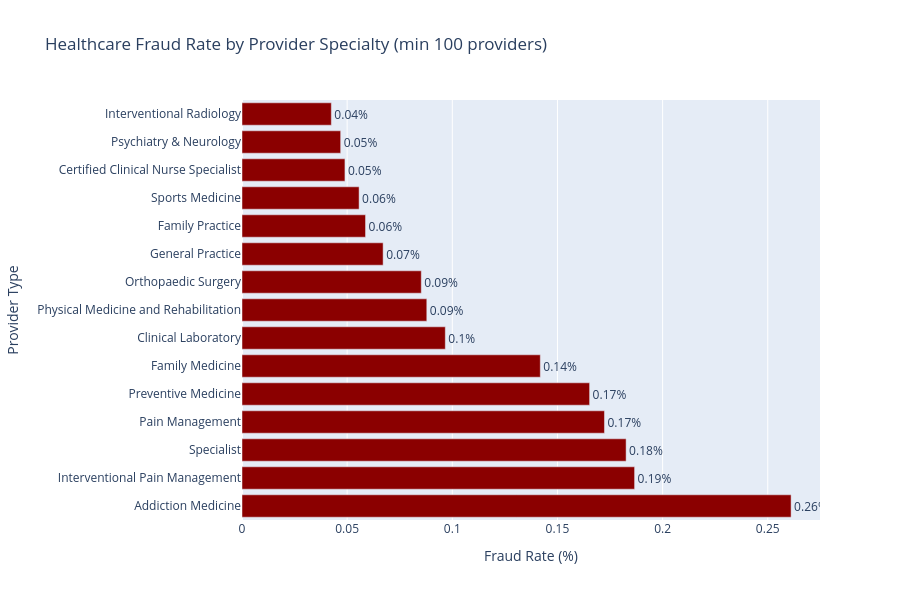

This figure's notebook cell:
### Markdown cell above
### 7.3 Specialty Analysis

### Code cell
# Fraud Analysis by Provider Type
print("Analyzing fraud patterns by provider specialty...")

fraud_rate_by_type = (
    providers_df.groupby('Provider_Type')['Is_Fraudulent'].agg(['sum', 'count'])
)
fraud_rate_by_type = fraud_rate_by_type[fraud_rate_by_type['count'] >= 100] 
fraud_rate_by_type['fraud_rate'] = (fraud_rate_by_type['sum'] / fraud_rate_by_type['count'] * 100)
fraud_rate_by_type = fraud_rate_by_type.sort_values('fraud_rate', ascending=False).head(15)

fig = go.Figure()

fig.add_trace(
    go.Bar(y=fraud_rate_by_type.index, x=fraud_rate_by_type['fraud_rate'], orientation='h',
           marker_color='darkred', text=fraud_rate_by_type['fraud_rate'].round(2),
           texttemplate='%{text}%', textposition='outside')
)

fig.update_layout(
    height=600, 
    title_text="Healthcare Fraud Rate by Provider Specialty (min 100 providers)",
    xaxis_title="Fraud Rate (%)",
    yaxis_title="Provider Type",
    showlegend=False
)

fig.show()

print(f"\nTop 15 specialties by fraud rate:")
print(fraud_rate_by_type[['sum', 'count', 'fraud_rate']])

### Figure 1 — Plotly figure (JSON) as saved in the notebook; plotly's stock layout.template omitted (floating-point values rounded to 4 significant figures)
{"data": [{"marker": {"color": "darkred"}, "orientation": "h", "text": [0.26, 0.19, 0.18, 0.17, 0.17, 0.14, 0.1, 0.09, 0.09, 0.07, 0.06, 0.06, 0.05, 0.05, 0.04], "textposition": "outside", "texttemplate": "%{text}%", "type": "bar", "x": [0.2611, 0.1867, 0.1826, 0.1724, 0.1653, 0.1418, 0.09668, 0.08787, 0.08525, 0.06711, 0.05874, 0.05568, 0.04895, 0.04692, 0.04248], "y": ["Addiction Medicine", "Interventional Pain Management", "Specialist", "Pain Management", "Preventive Medicine", "Family Medicine", "Clinical Laboratory", "Physical Medicine and Rehabilitation", "Orthopaedic Surgery", "General Practice", "Family Practice", "Sports Medicine", "Certified Clinical Nurse Specialist", "Psychiatry & Neurology", "Interventional Radiology"]}], "layout": {"height": 600, "showlegend": false, "title": {"text": "Healthcare Fraud Rate by Provider Specialty (min 100 providers)"}, "xaxis": {"title": {"text": "Fraud Rate (%)"}}, "yaxis": {"title": {"text": "Provider Type"}}}}
